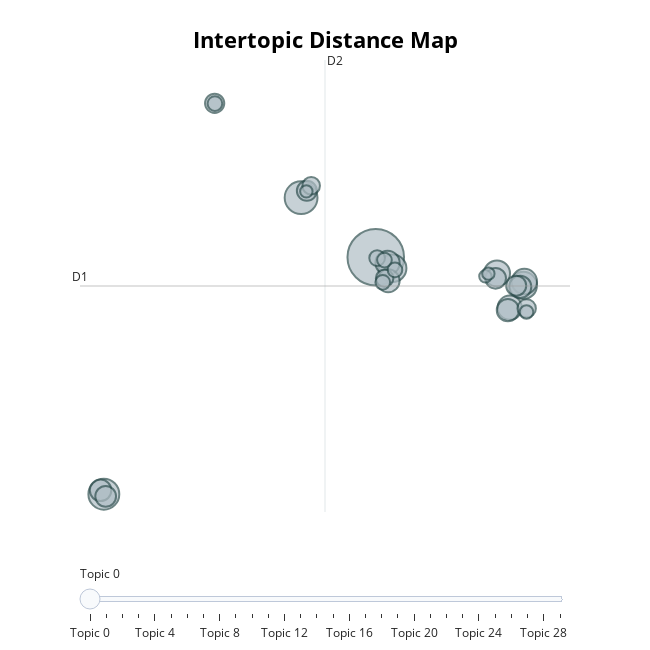

The notebook cell saved with this chart:
### Code cell
topic_model = BERTopic.load("./results/dep_text/distilroberta/my_model")
topic_model.visualize_topics()

### Figure 1 — Plotly figure (JSON) as saved in the notebook; plotly's stock layout.template omitted (floating-point values rounded to 4 significant figures)
{"data": [{"customdata": [[0, "depressed past weeks | weeks depressed | depressed weeks | haven depressed | depressed weeks felt", 104], [1, "yes depressed | yes depressed weeks | yes depressed past | depressed past weeks | ve depressed", 35], [2, "haven felt depressed | haven depressed | depressed depressed | felt depressed | depression", 31], [3, "depressed past weeks | depressed weeks | depressed | symptoms | depressed past", 25], [4, "feeling depressed | feel sad depressed | sadness depression | feel depressed think | depressed weeks", 24], [5, "feeling depressed | extremely depressed | depression | depressed weeks | depressed", 22], [6, "depressed weeks | weeks depressed | depression | depressed | motivation lack", 21], [7, "depressed lockdown | feel depressed | depression | depressed | feel depressed think", 19], [8, "low anxious | mood fluctuating | low mood days | anxious depressed | low mood", 19], [9, "depression anxiety | depression feeling | depression | ve depressed | suffered depression", 17], [10, "lacking motivation | depression | lack motivation | unmotivated | feel energised", 16], [11, "yes depressed weeks | strongly depressed | think felt depressed | depressed year | depress", 16], [12, "wouldnt say depressed | wouldn say depressed | depressed depressed | depressed easily | depressed easily cause", 15], [13, "life feels pointless | feel unmotivated | felt depressed | feel bored | life feeling", 14], [14, "wouldn say depressed | haven depressed | think felt depressed | yes say depressed | feel like depressed", 14], [15, "yes depressed | haven depressed | yes depressed past | depressed recently | depressed definitely", 13], [16, "depressed financial | financial situation | financial status | ve really depressed | having financial", 13], [17, "worried losing job | depressed constantly | moderately depressed | depressed weeks fact | depressed worried", 12], [18, "having covid | health covid | depression | severely depressed | mental health overall", 11], [19, "depression | low mood lack | strongly depressed | mood lack sleep | strength depression", 10], [20, "yes depressed | yes depressed past | ve depressed just | depressed lately | depressed quite", 10], [21, "depressed couple weeks | don think depressed | feel depressed weeks | weeks felt depressed | depressed weeks days", 8], [22, "depressive disorder | symptoms depression | ve clinically depressed | clinically depressed | symptoms anxiety", 7], [23, "don think depressed | weeks felt anxious | worried depressed | depression caused | severely depressed", 7], [24, "weeks depression | suffering depression | depression weeks | depressed past week | felt slightly depressed", 7], [25, "weeks feeling depressed | feeling depressed | weeks felt depressed | depressed badly | depressed week", 7], [26, "issues covid | covid | virus | result covid | covid people", 6], [27, "depressed couple weeks | believe depressed | believe depressed weeks | depressed weather | depressed", 5], [28, "depressed lately | mental health depressed | family anxiety | depression | ve depressed", 5], [29, "depression | depression feeling | clinical depression | depression depression | depressed past", 5]], "hovertemplate": "<b>Topic %{customdata[0]}</b><br>%{customdata[1]}<br>Size: %{customdata[2]}", "legendgroup": "", "marker": {"color": "#B0BEC5", "line": {"color": "DarkSlateGrey", "width": 2}, "size": [104, 35, 31, 25, 24, 22, 21, 19, 19, 17, 16, 16, 15, 14, 14, 13, 13, 12, 11, 10, 10, 8, 7, 7, 7, 7, 6, 5, 5, 5], "sizemode": "area", "sizeref": 0.065, "symbol": "circle"}, "mode": "markers", "name": "", "orientation": "v", "showlegend": false, "type": "scatter", "x": [9.053, 4.152, -8.791, 10.15, 18.74, 17.01, 18.8, 17.85, 9.826, 9.869, 18.53, 17.72, -9.006, 16.92, -8.672, 4.532, 18.27, -1.519, 18.96, 9.633, 4.815, 9.143, 9.51, -1.502, 9.623, 10.31, 18.94, 4.499, 16.25, 16.44], "xaxis": "x", "y": [7.483, 10.79, -5.684, 6.874, 5.917, 6.585, 6.133, 4.682, 7.172, 6.178, 5.836, 4.544, -5.469, 6.317, -5.803, 11.18, 5.908, 16.04, 4.643, 6.32, 11.46, 7.439, 6.093, 16.03, 7.328, 6.779, 4.443, 11.15, 6.425, 6.574], "yaxis": "y"}], "layout": {"annotations": [{"showarrow": false, "text": "D1", "x": -10.36, "y": 5.887, "yshift": 10}, {"showarrow": false, "text": "D2", "x": 5.721, "xshift": 10, "y": 18.45}], "height": 650, "hoverlabel": {"bgcolor": "white", "font": {"family": "Rockwell", "size": 16}}, "legend": {"itemsizing": "constant", "tracegroupgap": 0}, "margin": {"t": 60}, "shapes": [{"line": {"color": "#CFD8DC", "width": 2}, "type": "line", "x0": 5.721, "x1": 5.721, "y0": -6.674, "y1": 18.45}, {"line": {"color": "#9E9E9E", "width": 2}, "type": "line", "x0": -10.36, "x1": 21.8, "y0": 5.887, "y1": 5.887}], "sliders": [{"active": 0, "pad": {"t": 50}, "steps": [{"args": [{"marker.color": [["red", "#B0BEC5", "#B0BEC5", "#B0BEC5", "#B0BEC5", "#B0BEC5", "#B0BEC5", "#B0BEC5", "#B0BEC5", "#B0BEC5", "#B0BEC5", "#B0BEC5", "#B0BEC5", "#B0BEC5", "#B0BEC5", "#B0BEC5", "#B0BEC5", "#B0BEC5", "#B0BEC5", "#B0BEC5", "#B0BEC5", "#B0BEC5", "#B0BEC5", "#B0BEC5", "#B0BEC5", "#B0BEC5", "#B0BEC5", "#B0BEC5", "#B0BEC5", "#B0BEC5"]]}], "label": "Topic 0", "method": "update"}, {"args": [{"marker.color": [["#B0BEC5", "red", "#B0BEC5", "#B0BEC5", "#B0BEC5", "#B0BEC5", "#B0BEC5", "#B0BEC5", "#B0BEC5", "#B0BEC5", "#B0BEC5", "#B0BEC5", "#B0BEC5", "#B0BEC5", "#B0BEC5", "#B0BEC5", "#B0BEC5", "#B0BEC5", "#B0BEC5", "#B0BEC5", "#B0BEC5", "#B0BEC5", "#B0BEC5", "#B0BEC5", "#B0BEC5", "#B0BEC5", "#B0BEC5", "#B0BEC5", "#B0BEC5", "#B0BEC5"]]}], "label": "Topic 1", "method": "update"}, {"args": [{"marker.color": [["#B0BEC5", "#B0BEC5", "red", "#B0BEC5", "#B0BEC5", "#B0BEC5", "#B0BEC5", "#B0BEC5", "#B0BEC5", "#B0BEC5", "#B0BEC5", "#B0BEC5", "#B0BEC5", "#B0BEC5", "#B0BEC5", "#B0BEC5", "#B0BEC5", "#B0BEC5", "#B0BEC5", "#B0BEC5", "#B0BEC5", "#B0BEC5", "#B0BEC5", "#B0BEC5", "#B0BEC5", "#B0BEC5", "#B0BEC5", "#B0BEC5", "#B0BEC5", "#B0BEC5"]]}], "label": "Topic 2", "method": "update"}, {"args": [{"marker.color": [["#B0BEC5", "#B0BEC5", "#B0BEC5", "red", "#B0BEC5", "#B0BEC5", "#B0BEC5", "#B0BEC5", "#B0BEC5", "#B0BEC5", "#B0BEC5", "#B0BEC5", "#B0BEC5", "#B0BEC5", "#B0BEC5", "#B0BEC5", "#B0BEC5", "#B0BEC5", "#B0BEC5", "#B0BEC5", "#B0BEC5", "#B0BEC5", "#B0BEC5", "#B0BEC5", "#B0BEC5", "#B0BEC5", "#B0BEC5", "#B0BEC5", "#B0BEC5", "#B0BEC5"]]}], "label": "Topic 3", "method": "update"}, {"args": [{"marker.color": [["#B0BEC5", "#B0BEC5", "#B0BEC5", "#B0BEC5", "red", "#B0BEC5", "#B0BEC5", "#B0BEC5", "#B0BEC5", "#B0BEC5", "#B0BEC5", "#B0BEC5", "#B0BEC5", "#B0BEC5", "#B0BEC5", "#B0BEC5", "#B0BEC5", "#B0BEC5", "#B0BEC5", "#B0BEC5", "#B0BEC5", "#B0BEC5", "#B0BEC5", "#B0BEC5", "#B0BEC5", "#B0BEC5", "#B0BEC5", "#B0BEC5", "#B0BEC5", "#B0BEC5"]]}], "label": "Topic 4", "method": "update"}, {"args": [{"marker.color": [["#B0BEC5", "#B0BEC5", "#B0BEC5", "#B0BEC5", "#B0BEC5", "red", "#B0BEC5", "#B0BEC5", "#B0BEC5", "#B0BEC5", "#B0BEC5", "#B0BEC5", "#B0BEC5", "#B0BEC5", "#B0BEC5", "#B0BEC5", "#B0BEC5", "#B0BEC5", "#B0BEC5", "#B0BEC5", "#B0BEC5", "#B0BEC5", "#B0BEC5", "#B0BEC5", "#B0BEC5", "#B0BEC5", "#B0BEC5", "#B0BEC5", "#B0BEC5", "#B0BEC5"]]}], "label": "Topic 5", "method": "update"}, {"args": [{"marker.color": [["#B0BEC5", "#B0BEC5", "#B0BEC5", "#B0BEC5", "#B0BEC5", "#B0BEC5", "red", "#B0BEC5", "#B0BEC5", "#B0BEC5", "#B0BEC5", "#B0BEC5", "#B0BEC5", "#B0BEC5", "#B0BEC5", "#B0BEC5", "#B0BEC5", "#B0BEC5", "#B0BEC5", "#B0BEC5", "#B0BEC5", "#B0BEC5", "#B0BEC5", "#B0BEC5", "#B0BEC5", "#B0BEC5", "#B0BEC5", "#B0BEC5", "#B0BEC5", "#B0BEC5"]]}], "label": "Topic 6", "method": "update"}, {"args": [{"marker.color": [["#B0BEC5", "#B0BEC5", "#B0BEC5", "#B0BEC5", "#B0BEC5", "#B0BEC5", "#B0BEC5", "red", "#B0BEC5", "#B0BEC5", "#B0BEC5", "#B0BEC5", "#B0BEC5", "#B0BEC5", "#B0BEC5", "#B0BEC5", "#B0BEC5", "#B0BEC5", "#B0BEC5", "#B0BEC5", "#B0BEC5", "#B0BEC5", "#B0BEC5", "#B0BEC5", "#B0BEC5", "#B0BEC5", "#B0BEC5", "#B0BEC5", "#B0BEC5", "#B0BEC5"]]}], "label": "Topic 7", "method": "update"}, {"args": [{"marker.color": [["#B0BEC5", "#B0BEC5", "#B0BEC5", "#B0BEC5", "#B0BEC5", "#B0BEC5", "#B0BEC5", "#B0BEC5", "red", "#B0BEC5", "#B0BEC5", "#B0BEC5", "#B0BEC5", "#B0BEC5", "#B0BEC5", "#B0BEC5", "#B0BEC5", "#B0BEC5", "#B0BEC5", "#B0BEC5", "#B0BEC5", "#B0BEC5", "#B0BEC5", "#B0BEC5", "#B0BEC5", "#B0BEC5", "#B0BEC5", "#B0BEC5", "#B0BEC5", "#B0BEC5"]]}], "label": "Topic 8", "method": "update"}, {"args": [{"marker.color": [["#B0BEC5", "#B0BEC5", "#B0BEC5", "#B0BEC5", "#B0BEC5", "#B0BEC5", "#B0BEC5", "#B0BEC5", "#B0BEC5", "red", "#B0BEC5", "#B0BEC5", "#B0BEC5", "#B0BEC5", "#B0BEC5", "#B0BEC5", "#B0BEC5", "#B0BEC5", "#B0BEC5", "#B0BEC5", "#B0BEC5", "#B0BEC5", "#B0BEC5", "#B0BEC5", "#B0BEC5", "#B0BEC5", "#B0BEC5", "#B0BEC5", "#B0BEC5", "#B0BEC5"]]}], "label": "Topic 9", "method": "update"}, {"args": [{"marker.color": [["#B0BEC5", "#B0BEC5", "#B0BEC5", "#B0BEC5", "#B0BEC5", "#B0BEC5", "#B0BEC5", "#B0BEC5", "#B0BEC5", "#B0BEC5", "red", "#B0BEC5", "#B0BEC5", "#B0BEC5", "#B0BEC5", "#B0BEC5", "#B0BEC5", "#B0BEC5", "#B0BEC5", "#B0BEC5", "#B0BEC5", "#B0BEC5", "#B0BEC5", "#B0BEC5", "#B0BEC5", "#B0BEC5", "#B0BEC5", "#B0BEC5", "#B0BEC5", "#B0BEC5"]]}], "label": "Topic 10", "method": "update"}, {"args": [{"marker.color": [["#B0BEC5", "#B0BEC5", "#B0BEC5", "#B0BEC5", "#B0BEC5", "#B0BEC5", "#B0BEC5", "#B0BEC5", "#B0BEC5", "#B0BEC5", "#B0BEC5", "red", "#B0BEC5", "#B0BEC5", "#B0BEC5", "#B0BEC5", "#B0BEC5", "#B0BEC5", "#B0BEC5", "#B0BEC5", "#B0BEC5", "#B0BEC5", "#B0BEC5", "#B0BEC5", "#B0BEC5", "#B0BEC5", "#B0BEC5", "#B0BEC5", "#B0BEC5", "#B0BEC5"]]}], "label": "Topic 11", "method": "update"}, {"args": [{"marker.color": [["#B0BEC5", "#B0BEC5", "#B0BEC5", "#B0BEC5", "#B0BEC5", "#B0BEC5", "#B0BEC5", "#B0BEC5", "#B0BEC5", "#B0BEC5", "#B0BEC5", "#B0BEC5", "red", "#B0BEC5", "#B0BEC5", "#B0BEC5", "#B0BEC5", "#B0BEC5", "#B0BEC5", "#B0BEC5", "#B0BEC5", "#B0BEC5", "#B0BEC5", "#B0BEC5", "#B0BEC5", "#B0BEC5", "#B0BEC5", "#B0BEC5", "#B0BEC5", "#B0BEC5"]]}], "label": "Topic 12", "method": "update"}, {"args": [{"marker.color": [["#B0BEC5", "#B0BEC5", "#B0BEC5", "#B0BEC5", "#B0BEC5", "#B0BEC5", "#B0BEC5", "#B0BEC5", "#B0BEC5", "#B0BEC5", "#B0BEC5", "#B0BEC5", "#B0BEC5", "red", "#B0BEC5", "#B0BEC5", "#B0BEC5", "#B0BEC5", "#B0BEC5", "#B0BEC5", "#B0BEC5", "#B0BEC5", "#B0BEC5", "#B0BEC5", "#B0BEC5", "#B0BEC5", "#B0BEC5", "#B0BEC5", "#B0BEC5", "#B0BEC5"]]}], "label": "Topic 13", "method": "update"}, {"args": [{"marker.color": [["#B0BEC5", "#B0BEC5", "#B0BEC5", "#B0BEC5", "#B0BEC5", "#B0BEC5", "#B0BEC5", "#B0BEC5", "#B0BEC5", "#B0BEC5", "#B0BEC5", "#B0BEC5", "#B0BEC5", "#B0BEC5", "red", "#B0BEC5", "#B0BEC5", "#B0BEC5", "#B0BEC5", "#B0BEC5", "#B0BEC5", "#B0BEC5", "#B0BEC5", "#B0BEC5", "#B0BEC5", "#B0BEC5", "#B0BEC5", "#B0BEC5", "#B0BEC5", "#B0BEC5"]]}], "label": "Topic 14", "method": "update"}, {"args": [{"marker.color": [["#B0BEC5", "#B0BEC5", "#B0BEC5", "#B0BEC5", "#B0BEC5", "#B0BEC5", "#B0BEC5", "#B0BEC5", "#B0BEC5", "#B0BEC5", "#B0BEC5", "#B0BEC5", "#B0BEC5", "#B0BEC5", "#B0BEC5", "red", "#B0BEC5", "#B0BEC5", "#B0BEC5", "#B0BEC5", "#B0BEC5", "#B0BEC5", "#B0BEC5", "#B0BEC5", "#B0BEC5", "#B0BEC5", "#B0BEC5", "#B0BEC5", "#B0BEC5", "#B0BEC5"]]}], "label": "Topic 15", "method": "update"}, {"args": [{"marker.color": [["#B0BEC5", "#B0BEC5", "#B0BEC5", "#B0BEC5", "#B0BEC5", "#B0BEC5", "#B0BEC5", "#B0BEC5", "#B0BEC5", "#B0BEC5", "#B0BEC5", "#B0BEC5", "#B0BEC5", "#B0BEC5", "#B0BEC5", "#B0BEC5", "red", "#B0BEC5", "#B0BEC5", "#B0BEC5", "#B0BEC5", "#B0BEC5", "#B0BEC5", "#B0BEC5", "#B0BEC5", "#B0BEC5", "#B0BEC5", "#B0BEC5", "#B0BEC5", "#B0BEC5"]]}], "label": "Topic 16", "method": "update"}, {"args": [{"marker.color": [["#B0BEC5", "#B0BEC5", "#B0BEC5", "#B0BEC5", "#B0BEC5", "#B0BEC5", "#B0BEC5", "#B0BEC5", "#B0BEC5", "#B0BEC5", "#B0BEC5", "#B0BEC5", "#B0BEC5", "#B0BEC5", "#B0BEC5", "#B0BEC5", "#B0BEC5", "red", "#B0BEC5", "#B0BEC5", "#B0BEC5", "#B0BEC5", "#B0BEC5", "#B0BEC5", "#B0BEC5", "#B0BEC5", "#B0BEC5", "#B0BEC5", "#B0BEC5", "#B0BEC5"]]}], "label": "Topic 17", "method": "update"}, {"args": [{"marker.color": [["#B0BEC5", "#B0BEC5", "#B0BEC5", "#B0BEC5", "#B0BEC5", "#B0BEC5", "#B0BEC5", "#B0BEC5", "#B0BEC5", "#B0BEC5", "#B0BEC5", "#B0BEC5", "#B0BEC5", "#B0BEC5", "#B0BEC5", "#B0BEC5", "#B0BEC5", "#B0BEC5", "red", "#B0BEC5", "#B0BEC5", "#B0BEC5", "#B0BEC5", "#B0BEC5", "#B0BEC5", "#B0BEC5", "#B0BEC5", "#B0BEC5", "#B0BEC5", "#B0BEC5"]]}], "label": "Topic 18", "method": "update"}, {"args": [{"marker.color": [["#B0BEC5", "#B0BEC5", "#B0BEC5", "#B0BEC5", "#B0BEC5", "#B0BEC5", "#B0BEC5", "#B0BEC5", "#B0BEC5", "#B0BEC5", "#B0BEC5", "#B0BEC5", "#B0BEC5", "#B0BEC5", "#B0BEC5", "#B0BEC5", "#B0BEC5", "#B0BEC5", "#B0BEC5", "red", "#B0BEC5", "#B0BEC5", "#B0BEC5", "#B0BEC5", "#B0BEC5", "#B0BEC5", "#B0BEC5", "#B0BEC5", "#B0BEC5", "#B0BEC5"]]}], "label": "Topic 19", "method": "update"}, {"args": [{"marker.color": [["#B0BEC5", "#B0BEC5", "#B0BEC5", "#B0BEC5", "#B0BEC5", "#B0BEC5", "#B0BEC5", "#B0BEC5", "#B0BEC5", "#B0BEC5", "#B0BEC5", "#B0BEC5", "#B0BEC5", "#B0BEC5", "#B0BEC5", "#B0BEC5", "#B0BEC5", "#B0BEC5", "#B0BEC5", "#B0BEC5", "red", "#B0BEC5", "#B0BEC5", "#B0BEC5", "#B0BEC5", "#B0BEC5", "#B0BEC5", "#B0BEC5", "#B0BEC5", "#B0BEC5"]]}], "label": "Topic 20", "method": "update"}, {"args": [{"marker.color": [["#B0BEC5", "#B0BEC5", "#B0BEC5", "#B0BEC5", "#B0BEC5", "#B0BEC5", "#B0BEC5", "#B0BEC5", "#B0BEC5", "#B0BEC5", "#B0BEC5", "#B0BEC5", "#B0BEC5", "#B0BEC5", "#B0BEC5", "#B0BEC5", "#B0BEC5", "#B0BEC5", "#B0BEC5", "#B0BEC5", "#B0BEC5", "red", "#B0BEC5", "#B0BEC5", "#B0BEC5", "#B0BEC5", "#B0BEC5", "#B0BEC5", "#B0BEC5", "#B0BEC5"]]}], "label": "Topic 21", "method": "update"}, {"args": [{"marker.color": [["#B0BEC5", "#B0BEC5", "#B0BEC5", "#B0BEC5", "#B0BEC5", "#B0BEC5", "#B0BEC5", "#B0BEC5", "#B0BEC5", "#B0BEC5", "#B0BEC5", "#B0BEC5", "#B0BEC5", "#B0BEC5", "#B0BEC5", "#B0BEC5", "#B0BEC5", "#B0BEC5", "#B0BEC5", "#B0BEC5", "#B0BEC5", "#B0BEC5", "red", "#B0BEC5", "#B0BEC5", "#B0BEC5", "#B0BEC5", "#B0BEC5", "#B0BEC5", "#B0BEC5"]]}], "label": "Topic 22", "method": "update"}, {"args": [{"marker.color": [["#B0BEC5", "#B0BEC5", "#B0BEC5", "#B0BEC5", "#B0BEC5", "#B0BEC5", "#B0BEC5", "#B0BEC5", "#B0BEC5", "#B0BEC5", "#B0BEC5", "#B0BEC5", "#B0BEC5", "#B0BEC5", "#B0BEC5", "#B0BEC5", "#B0BEC5", "#B0BEC5", "#B0BEC5", "#B0BEC5", "#B0BEC5", "#B0BEC5", "#B0BEC5", "red", "#B0BEC5", "#B0BEC5", "#B0BEC5", "#B0BEC5", "#B0BEC5", "#B0BEC5"]]}], "label": "Topic 23", "method": "update"}, {"args": [{"marker.color": [["#B0BEC5", "#B0BEC5", "#B0BEC5", "#B0BEC5", "#B0BEC5", "#B0BEC5", "#B0BEC5", "#B0BEC5", "#B0BEC5", "#B0BEC5", "#B0BEC5", "#B0BEC5", "#B0BEC5", "#B0BEC5", "#B0BEC5", "#B0BEC5", "#B0BEC5", "#B0BEC5", "#B0BEC5", "#B0BEC5", "#B0BEC5", "#B0BEC5", "#B0BEC5", "#B0BEC5", "red", "#B0BEC5", "#B0BEC5", "#B0BEC5", "#B0BEC5", "#B0BEC5"]]}], "label": "Topic 24", "method": "update"}, {"args": [{"marker.color": [["#B0BEC5", "#B0BEC5", "#B0BEC5", "#B0BEC5", "#B0BEC5", "#B0BEC5", "#B0BEC5", "#B0BEC5", "#B0BEC5", "#B0BEC5", "#B0BEC5", "#B0BEC5", "#B0BEC5", "#B0BEC5", "#B0BEC5", "#B0BEC5", "#B0BEC5", "#B0BEC5", "#B0BEC5", "#B0BEC5", "#B0BEC5", "#B0BEC5", "#B0BEC5", "#B0BEC5", "#B0BEC5", "red", "#B0BEC5", "#B0BEC5", "#B0BEC5", "#B0BEC5"]]}], "label": "Topic 25", "method": "update"}, {"args": [{"marker.color": [["#B0BEC5", "#B0BEC5", "#B0BEC5", "#B0BEC5", "#B0BEC5", "#B0BEC5", "#B0BEC5", "#B0BEC5", "#B0BEC5", "#B0BEC5", "#B0BEC5", "#B0BEC5", "#B0BEC5", "#B0BEC5", "#B0BEC5", "#B0BEC5", "#B0BEC5", "#B0BEC5", "#B0BEC5", "#B0BEC5", "#B0BEC5", "#B0BEC5", "#B0BEC5", "#B0BEC5", "#B0BEC5", "#B0BEC5", "red", "#B0BEC5", "#B0BEC5", "#B0BEC5"]]}], "label": "Topic 26", "method": "update"}, {"args": [{"marker.color": [["#B0BEC5", "#B0BEC5", "#B0BEC5", "#B0BEC5", "#B0BEC5", "#B0BEC5", "#B0BEC5", "#B0BEC5", "#B0BEC5", "#B0BEC5", "#B0BEC5", "#B0BEC5", "#B0BEC5", "#B0BEC5", "#B0BEC5", "#B0BEC5", "#B0BEC5", "#B0BEC5", "#B0BEC5", "#B0BEC5", "#B0BEC5", "#B0BEC5", "#B0BEC5", "#B0BEC5", "#B0BEC5", "#B0BEC5", "#B0BEC5", "red", "#B0BEC5", "#B0BEC5"]]}], "label": "Topic 27", "method": "update"}, {"args": [{"marker.color": [["#B0BEC5", "#B0BEC5", "#B0BEC5", "#B0BEC5", "#B0BEC5", "#B0BEC5", "#B0BEC5", "#B0BEC5", "#B0BEC5", "#B0BEC5", "#B0BEC5", "#B0BEC5", "#B0BEC5", "#B0BEC5", "#B0BEC5", "#B0BEC5", "#B0BEC5", "#B0BEC5", "#B0BEC5", "#B0BEC5", "#B0BEC5", "#B0BEC5", "#B0BEC5", "#B0BEC5", "#B0BEC5", "#B0BEC5", "#B0BEC5", "#B0BEC5", "red", "#B0BEC5"]]}], "label": "Topic 28", "method": "update"}, {"args": [{"marker.color": [["#B0BEC5", "#B0BEC5", "#B0BEC5", "#B0BEC5", "#B0BEC5", "#B0BEC5", "#B0BEC5", "#B0BEC5", "#B0BEC5", "#B0BEC5", "#B0BEC5", "#B0BEC5", "#B0BEC5", "#B0BEC5", "#B0BEC5", "#B0BEC5", "#B0BEC5", "#B0BEC5", "#B0BEC5", "#B0BEC5", "#B0BEC5", "#B0BEC5", "#B0BEC5", "#B0BEC5", "#B0BEC5", "#B0BEC5", "#B0BEC5", "#B0BEC5", "#B0BEC5", "red"]]}], "label": "Topic 29", "method": "update"}]}], "title": {"font": {"color": "Black", "size": 22}, "text": "<b>Intertopic Distance Map</b>", "x": 0.5, "xanchor": "center", "y": 0.95, "yanchor": "top"}, "width": 650, "xaxis": {"anchor": "y", "domain": [0, 1], "range": [-10.36, 21.8], "title": {"text": ""}, "visible": false}, "yaxis": {"anchor": "x", "domain": [0, 1], "range": [-6.674, 18.45], "title": {"text": ""}, "visible": false}}}
